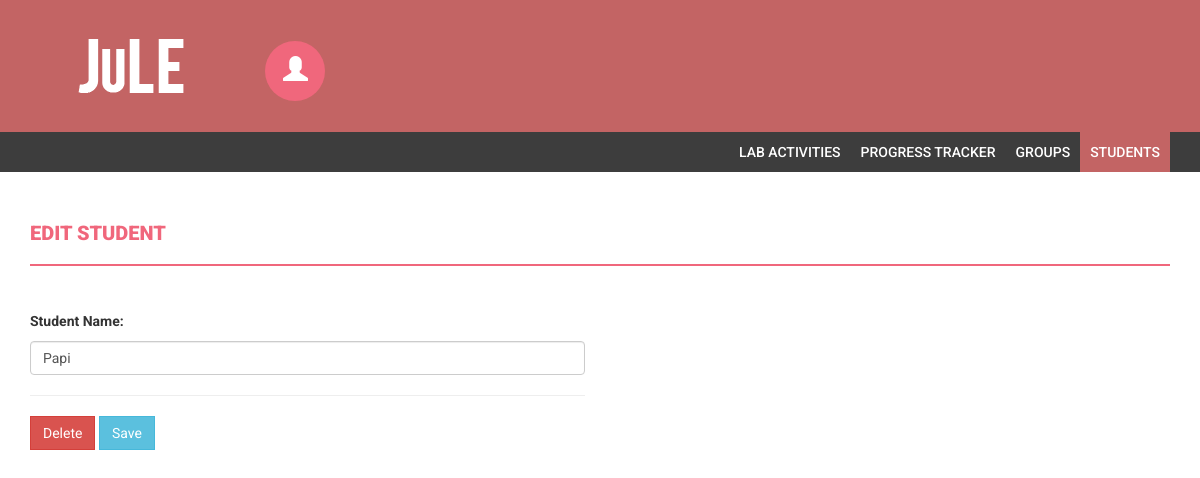
Page /home/student/edit/?id=37 on the earlier database version.
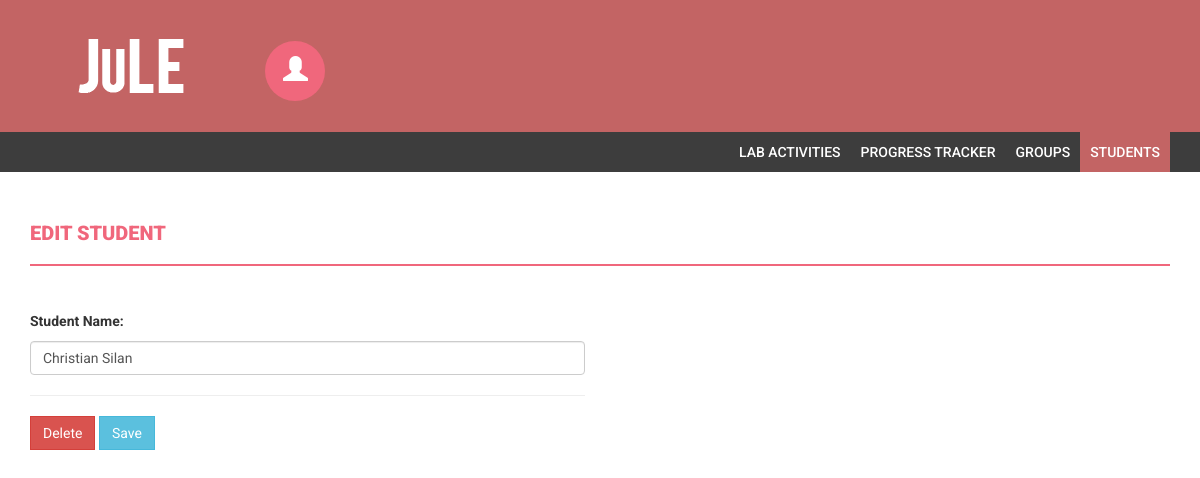
Same page on the later database version.
### myapp/models.py (models this page shows, shortened)
class Student(models.Model):
	studentid = models.IntegerField(primary_key=True)
	studentname = models.CharField(max_length=80, blank=True, null=True)
	facultyid = models.ForeignKey(Faculty, models.DO_NOTHING)

### myapp/views.py (the view, shortened to what this page needs)
# urls.py: url(r'^home/student/edit/$', views.editstudent, name='editstudent'),
def editstudent(request):
	if request.method=='GET':
		myid = request.GET.get('id')
		student = Student.objects.filter(studentid=myid)
	return render(request, "teacher_student_edit.html", locals())

### myapp/templates/teacher_student_edit.html (shortened to what this page needs)
{% load static %}
<!DOCTYPE html>
<html xmlns="http://www.w3.org/1999/xhtml">
<head>
    <link href="{% static 'css/bootstrap.css' %}" rel="stylesheet" />
    <link href="{% static 'css/font-awesome.css' %}" rel="stylesheet" />
    <link href="{% static 'css/style.css' %}" rel="stylesheet" />
    <link href="{% static 'css/mystyle.css' %}" rel="stylesheet" />
    <link href="{% static 'css/smart_wizard.css' %}" rel="stylesheet" type="text/css" />
    <link href="{% static 'css/smart_wizard_theme_circles.css' %}" rel="stylesheet" type="text/css" />
    <link href="{% static 'css/smart_wizard_theme_arrows.css' %}" rel="stylesheet" type="text/css" />
    <link href="{% static 'css/smart_wizard_theme_dots.css' %}" rel="stylesheet" type="text/css" />
</head>
<body>
    <div class="navbar navbar-inverse set-radius-zero">
        <div class="container">
            <div class="navbar-header">
                <a class="navbar-brand" href="{% url 'home' %}">
                    <img src="{% static 'img/logo1.png' %}" />
                </a>
            </div>
            <div class="left-div">
                <div class="user-settings-wrapper">
                    <ul class="nav">
                        <li class="dropdown">
                            <a class="dropdown-toggle" data-toggle="dropdown" href="#" aria-expanded="false">
                                <span class="glyphicon glyphicon-user" style="font-size: 25px;"></span>
                            </a>
                        </li>
                    </ul>
                </div>
            </div>
        </div>
    </div>
    <section class="menu-section">
        <div class="container">
            <div class="row">
                <div class="col-md-12">
                    <div class="navbar-collapse collapse ">
                        <ul id="menu-top" class="nav navbar-nav navbar-right">
                            <li><a href="{% url 'home' %}">Lab Activities</a></li>
                            <li><a href="">Progress Tracker</a></li>
                            <li><a href="{% url 'group' %}">Groups</a></li>
                            <li><a class="menu-top-active" href="{% url 'student' %}">Students</a></li>
                        </ul>
                    </div>
                </div>
            </div>
        </div>
    </section>
    <div class="content-wrapper">
        <div class="container">
            <div class="row">
                <div class="col-md-12">
                    <h4 class="page-head-line">Edit Student</h4>
                </div>
            </div>
            <div class="row">
                <div class="col-md-6">
                    <form method="POST">
                        <label>Student Name: </label>
                        {% for stud in student %}
                        <input type="text" name="studentname" value="{{ stud.studentname }}" maxlength="80" class="form-control" required="">
                        {% endfor %}
                        <hr />
                        <button type="submit" class="btn btn-danger" name="delete" value="delete">Delete</button>
                        <button type="submit" class="btn btn-info" name="save" value="save">Save</button>
                    </form>
                </div>
            </div>
        </div>
    </div>
</body>
</html>

Differences in the rows shown:
changed Student: studentname "Papi" → "Christian Silan"
